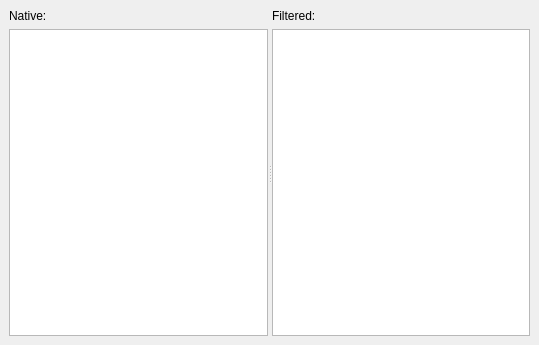
<ui version="4.0" >
 <class>UIMain</class>
 <widget class="QMainWindow" name="UIMain" >
  <property name="geometry" >
   <rect>
    <x>0</x>
    <y>0</y>
    <width>539</width>
    <height>345</height>
   </rect>
  </property>
  <property name="windowTitle" >
   <string>Main Test Form</string>
  </property>
  <widget class="QWidget" name="wCentral" >
   <layout class="QVBoxLayout" name="verticalLayout_3" >
    <item>
     <widget class="QSplitter" name="splitter" >
      <property name="orientation" >
       <enum>Qt::Horizontal</enum>
      </property>
      <widget class="QWidget" name="" >
       <layout class="QVBoxLayout" name="verticalLayout" >
        <item>
         <widget class="QLabel" name="lNative" >
          <property name="text" >
           <string>Native:</string>
          </property>
         </widget>
        </item>
        <item>
         <widget class="QTreeView" name="tvNative" />
        </item>
       </layout>
      </widget>
      <widget class="QWidget" name="" >
       <layout class="QVBoxLayout" name="verticalLayout_2" >
        <item>
         <widget class="QLabel" name="lFiltered" >
          <property name="text" >
           <string>Filtered:</string>
          </property>
         </widget>
        </item>
        <item>
         <widget class="QTreeView" name="tvFiltered" />
        </item>
       </layout>
      </widget>
     </widget>
    </item>
   </layout>
  </widget>
 </widget>
 <resources/>
 <connections/>
</ui>
